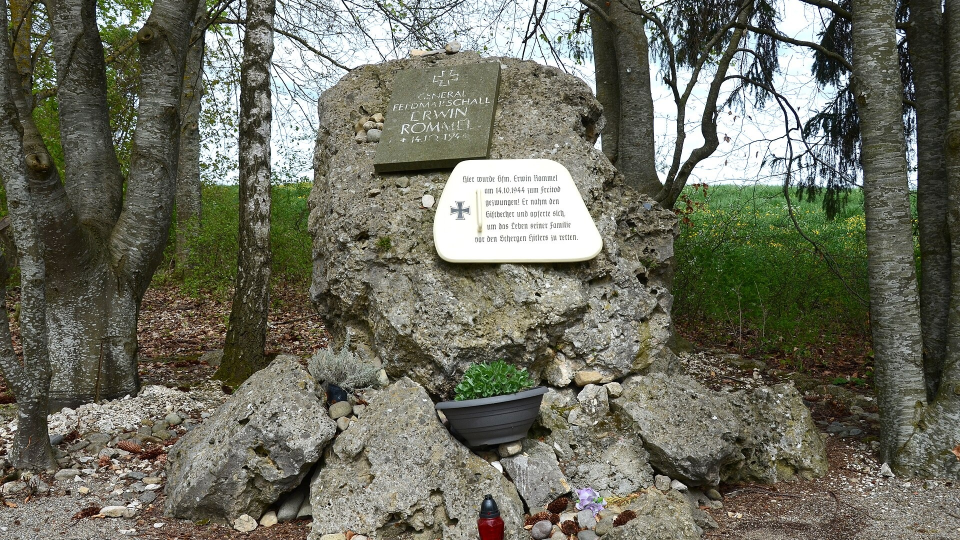
#> input picture images/00.jpg, 1920 x 1080 px (shown at 1/2 size)
$ python -i thumbnail_engine.py   (imports and definitions only)
#> lines starting #> are read from the running program, lines starting #| are printed output that depends on the picture
"""
Thumbnail engine — 1280x720 custom thumbnails, drawn locally with Pillow.

Nothing on the channel has ever had a custom thumbnail; YouTube has been picking
an arbitrary frame. For Shorts that barely matters because the feed autoplays,
but the long-form videos are aimed at search, where the thumbnail is doing most
of the work of earning the click.

The design rules encoded here are the boring, reliable ones:
- Three or four words maximum. A sentence at thumbnail size is a grey smudge.
- One accent word, so the eye lands somewhere specific.
- Text on the left over a scrim, subject on the right. Text over a busy image is
  the single most common way an otherwise good thumbnail becomes unreadable.
- Heavy contrast and a vignette, because the thumbnail is competing at 210px
  wide in a search result, not at full size.
"""

import os

from PIL import Image, ImageDraw, ImageEnhance, ImageFilter, ImageFont

TW, TH = 1280, 720
MAX_BYTES = 2 * 1024 * 1024          # YouTube rejects thumbnails over 2 MB

FONTS_DIR = os.path.join(
    os.path.dirname(os.path.dirname(os.path.abspath(__file__))), "fonts")
FONT_PATH = os.path.join(FONTS_DIR, "Anton-Regular.ttf")

ACCENT = (255, 216, 0)
WHITE = (250, 250, 250)


# [122 lines left out: functions _font, _wrap, _cover, _left_scrim, make_thumbnail, not called in this run]


def looks_like_document(path) -> bool:
    """A scanned page, catalogue card or blank sheet rather than a picture:
    mostly near-white. The 8 Oct May 1968 thumbnail was a UNESCO archive
    card (a caption, a stamp and a QR code) under "20,000 PROTESTERS"."""
#> called with path = '../images/00.jpg'
    try:
        im = Image.open(path).convert("L").resize((64, 64))
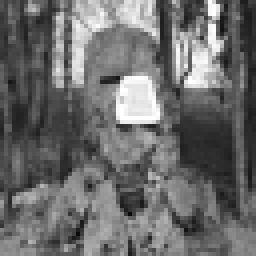
#> im: PIL image 64x64 L (shown 4 times larger); min 10, max 255, mean 107.7
    except Exception:
        return True
    hist = im.histogram()
#> hist = 256 values, max 51 at index 76, min 0 at index 0, mean 16
    return sum(hist[201:]) / sum(hist) > 0.6


# [13 lines left out: function pick_source_scene, not called in this run]


# ---------------------------------------------------------------------------
# The next-file card
#
# The outro used to be words only: the narrator said "Next file: ..." over the
# last frame of the story just told, while the picture carried on doing its slow
# zoom. Watching it back, there was nothing to tell you the video had stopped
# being about Cartagena and started advertising the next one — it read as one
# more sentence of the same story. A trailer needs a cut.
#
# So the outro is now its own scene with its own card: new image, a NEXT FILE
# label, the subject in headline type, and the tease under it. The viewer sees
# the video change subject at the moment the narrator does.

CARD_W, CARD_H = 1080, 1920

# Where the type sits, as a fraction of card height, and how much scrim each
# band needs. Heavy through the headline and tease, easing off below the
# subscribe line so the bottom of the picture is properly visible.
_CARD_SCRIM_STOPS = ((0.00, 0.42), (0.17, 0.60), (0.50, 0.60),
                     (0.68, 0.38), (1.00, 0.10))


# [152 lines left out: functions _card_scrim, _fit_lines, make_next_file_card, not called in this run]

>>> result = looks_like_document('../images/00.jpg')
#> result = False

$ run again, on images/01.jpg
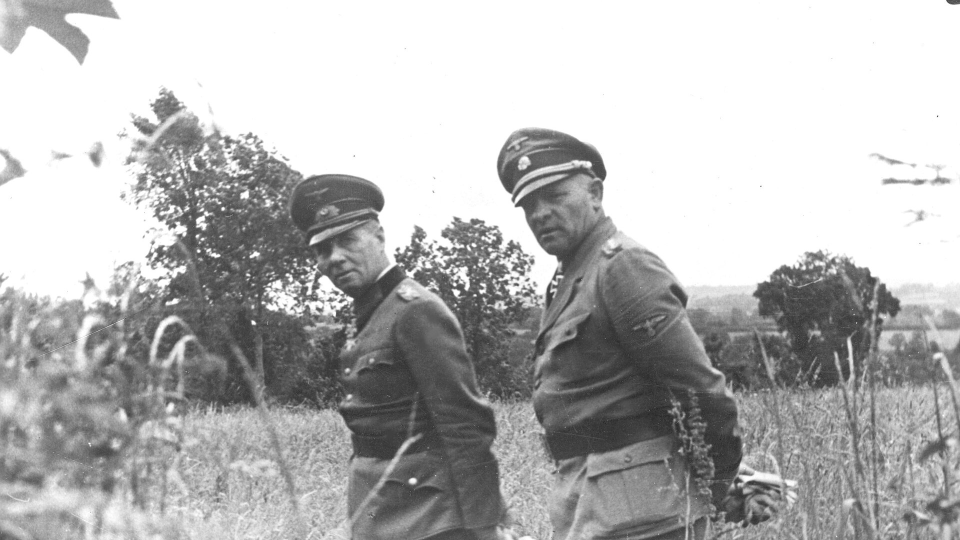
#> input picture images/01.jpg, 1920 x 1080 px (shown at 1/2 size)
#> in looks_like_document, `im = Image.open(path).convert("L").resize((64, 64))`:
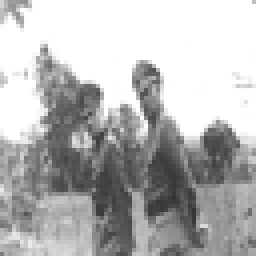
#> im: PIL image 64x64 L (shown 4 times larger); min 51, max 255, mean 182.6
#> hist = 256 values, max 1446 at index 255, min 0 at index 0, mean 16
#> result = False

$ run again, on images/02.jpg
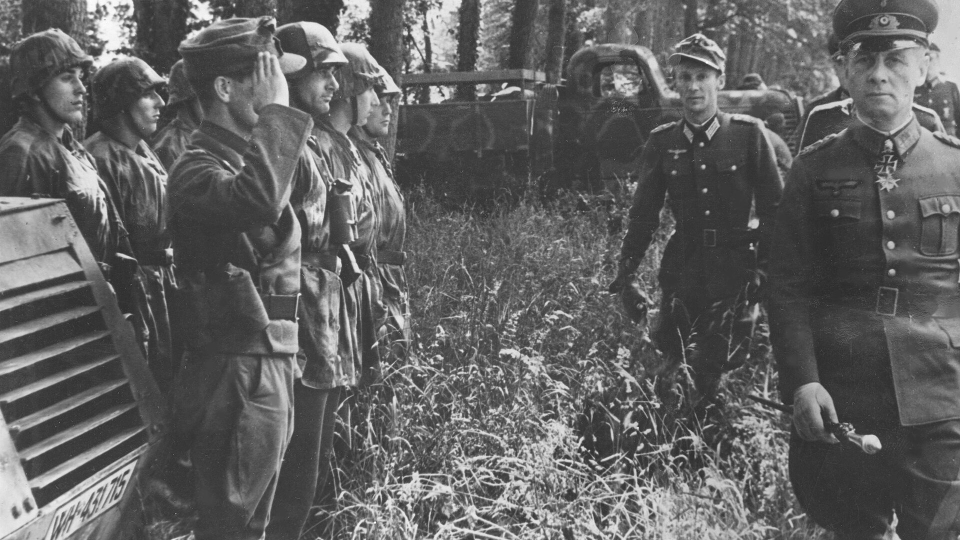
#> input picture images/02.jpg, 1920 x 1080 px (shown at 1/2 size)
#> in looks_like_document, `im = Image.open(path).convert("L").resize((64, 64))`:
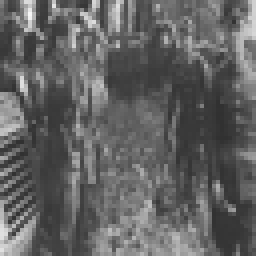
#> im: PIL image 64x64 L (shown 4 times larger); min 49, max 246, mean 97.8
#> hist = 256 values, max 83 at index 60, min 0 at index 0, mean 16
#> result = False

$ run again, on images/03.jpg
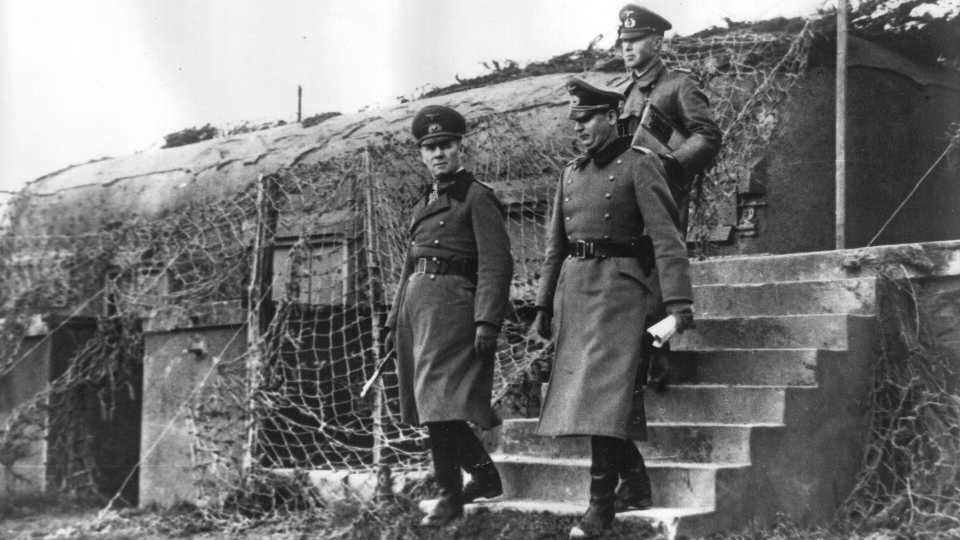
#> input picture images/03.jpg, 1920 x 1080 px (shown at 1/2 size)
#> in looks_like_document, `im = Image.open(path).convert("L").resize((64, 64))`:
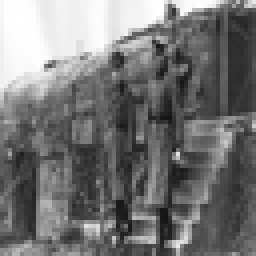
#> im: PIL image 64x64 L (shown 4 times larger); min 20, max 255, mean 116.8
#> hist = 256 values, max 54 at index 254, min 0 at index 0, mean 16
#> result = False
